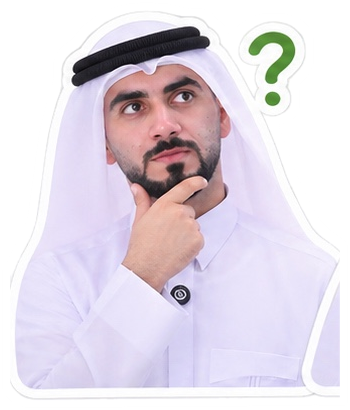
#> input picture aqlam_reel/stickers/M2.png, 350 x 410 px; its folder holds 4 pictures in this run
$ python render.py stickers/M1.png
#> lines starting #> are read from the running program, lines starting #| are printed output that depends on the picture
#!/usr/bin/env python3
"""Render the Aqlam motion reel (1080x1920, 30fps) from the sticker PNGs.

Usage: python3 render.py            -> writes out/aqlam_reel.mp4
       python3 render.py --preview  -> writes a few still frames to out/
"""
import math, os, random, subprocess, sys
from PIL import Image, ImageDraw, ImageFilter, ImageFont

HERE = os.path.dirname(os.path.abspath(__file__))
OUT = os.path.join(HERE, "out")
W, H, FPS = 1080, 1920, 30

GREEN = (62, 142, 47)
GREEN_D = (38, 98, 30)
INK = (28, 40, 26)
BG = (247, 249, 243)

FONT_B = os.path.join(HERE, "fonts", "cairo-arabic-900-normal.woff")
FONT_M = os.path.join(HERE, "fonts", "cairo-arabic-700-normal.woff")

# ---------------------------------------------------------------- timeline
# Each scene: start, end, stickers [(name, cx, bottom, width)], caption lines
# [(text, style)], voice clips [(file, at)], sfx [(file, at)], extra effect.
SCENES = [
    dict(t=(0.00, 3.60), st=[("M2", 540, 1580, 760)],
         cap=[("عندك", "ink"), ("سؤال؟", "pill")], fx="qmarks"),
    dict(t=(3.60, 7.25), st=[("W2", 540, 1580, 760)],
         cap=[("من وين", "ink"), ("أبدأ؟", "pill")], fx="qmarks"),
    dict(t=(7.25, 9.20), st=[("M4", 540, 1580, 760)],
         cap=[("لا تحتار", "pill")], fx="rays"),
    dict(t=(9.20, 12.75), st=[("W3", 540, 1580, 760)],
         cap=[("في أقلام", "pill"), ("نبسّط لك الفكرة", "ink")]),
    dict(t=(12.75, 15.40), st=[("M3", 540, 1580, 760)],
         cap=[("خطوة", "ink"), ("بخطوة", "pill")], fx="steps"),
    dict(t=(15.40, 18.15), st=[("W4", 540, 1580, 760)],
         cap=[("سهلة", "pill"), ("وممتعة", "ink")], fx="rays"),
    dict(t=(18.15, 20.60), st=[("M1", 300, 1470, 620), ("W1", 790, 1490, 620)],
         cap=[("سهلة، صح؟", "pill")], fx="confetti"),
    dict(t=(20.60, 26.50), st=[("M5", 300, 1440, 620), ("W5", 785, 1460, 660)],
         cap=[("تابعوا", "ink"), ("أقلام", "pill")], fx="cta"),
]
VOICE = [("1.mp3", 0.35), ("2.mp3", 3.85), ("3.mp3", 7.45), ("4.mp3", 9.40),
         ("5.mp3", 12.95), ("6.mp3", 15.60), ("7m.mp3", 18.40), ("7w.mp3", 18.45),
         ("8.mp3", 20.85)]
SFX = [("pop.mp3", 0.00, 0.9)] + [("pop.mp3", s["t"][0], 0.9) for s in SCENES[1:]] + [
    ("whoosh.mp3", 3.45, 0.6), ("whoosh.mp3", 12.6, 0.6), ("ding.mp3", 7.3, 0.8),
    ("ding.mp3", 15.45, 0.5), ("confetti.mp3", 18.2, 0.8), ("pop.mp3", 18.45, 0.8),
    ("whoosh.mp3", 20.45, 0.6), ("ding.mp3", 22.0, 0.6)]
DURATION = SCENES[-1]["t"][1]


# ---------------------------------------------------------------- helpers
def ease_out_back(x, s=1.9):
    x = min(max(x, 0.0), 1.0) - 1
    return 1 + (s + 1) * x ** 3 + s * x ** 2


def ease_in(x):
    x = min(max(x, 0.0), 1.0)
    return x * x * x


# [35 lines left out: functions ar_text, caption_line, not called in this run]


def with_shadow(st):
    pad = 40
    a = st.getchannel("A")
    sh = Image.new("RGBA", (st.width + 2 * pad, st.height + 2 * pad), (0, 0, 0, 0))
    blk = Image.new("RGBA", st.size, (20, 40, 20, 70))
    sh.paste(blk, (pad, pad + 16), a)
    sh = sh.filter(ImageFilter.GaussianBlur(14))
    sh.alpha_composite(st, (pad, pad))
    return sh


# [23 lines left out: functions paste_center, _safe_paste, not called in this run]


# ---------------------------------------------------------------- assets
def load_assets():
    st = {}
    for s in SCENES:
        for name, cx, bottom, width in s["st"]:
            key = (name, width)
            if key in st:
                continue
            im = Image.open(os.path.join(HERE, "stickers", name + ".png")).convert("RGBA")
            # trim the last few px (tiny overlap leftovers from the sheet)
            im = im.crop((0, 0, im.width, im.height - 14))
            sc = width / im.width
            im = im.resize((width, int(im.height * sc)), Image.LANCZOS)
            st[key] = with_shadow(im)
    caps = {}
    for i, s in enumerate(SCENES):
        caps[i] = [caption_line(t, sty) for t, sty in s["cap"]]
    return st, caps


# [7 lines left out: function make_background, not called in this run]


BLOBS = [(160, 260, 260, 0.0), (930, 700, 320, 1.7), (120, 1350, 300, 3.1), (980, 1700, 260, 4.2)]


# [17 lines left out: functions draw_blobs, brand_tag, not called in this run]


random.seed(7)
CONFETTI = [dict(x=random.uniform(0, W), y=random.uniform(-400, -20), vx=random.uniform(-120, 120),
                 vy=random.uniform(250, 650), r=random.uniform(0, 360), vr=random.uniform(-400, 400),
                 c=random.choice([GREEN, (250, 196, 0), (255, 255, 255), (90, 180, 70), GREEN_D]),
                 s=random.uniform(14, 26)) for _ in range(140)]


# [139 lines left out: functions draw_fx, cta_button, render_frame, mix_audio, not called in this run]


def main():
    os.makedirs(OUT, exist_ok=True)
    assets = load_assets()
#> in load_assets, im is the input picture: PIL image 350x410 RGBA; mean R, G, B, A 224.9, 216.3, 226.7, 205.2
#> in load_assets, `im = im.crop((0, 0, im.width, im.height - 14))`:
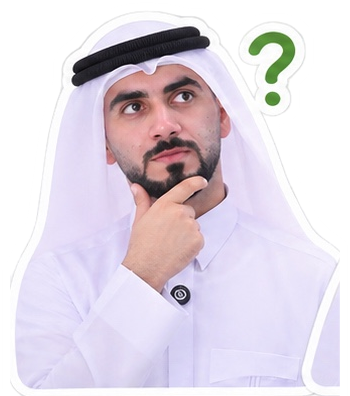
#> im: PIL image 350x396 RGBA; mean R, G, B, A 224, 215.1, 225.8, 206.3; transparent parts drawn white
#> in with_shadow, `a = st.getchannel("A")`:
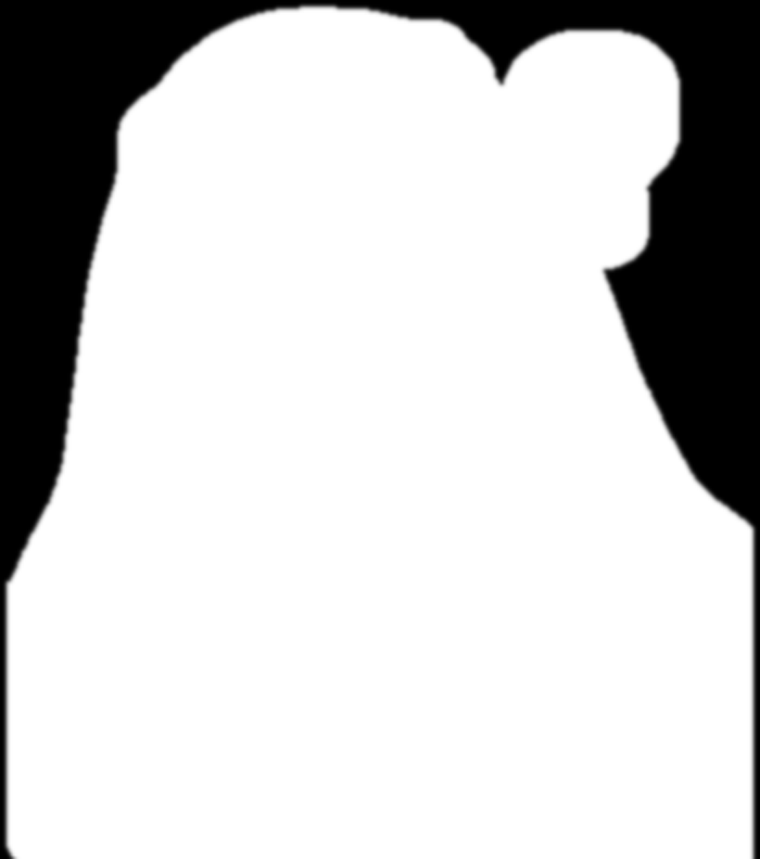
#> a: PIL image 760x859 L; min 0, max 255, mean 206.3
#> in with_shadow, `sh = Image.new("RGBA", (st.width + 2 * pad, st.height + 2 * pad), (0, ..`: sh: PIL image 840x939 RGBA; every value is 0
#> in with_shadow, `blk = Image.new("RGBA", st.size, (20, 40, 20, 70))`:
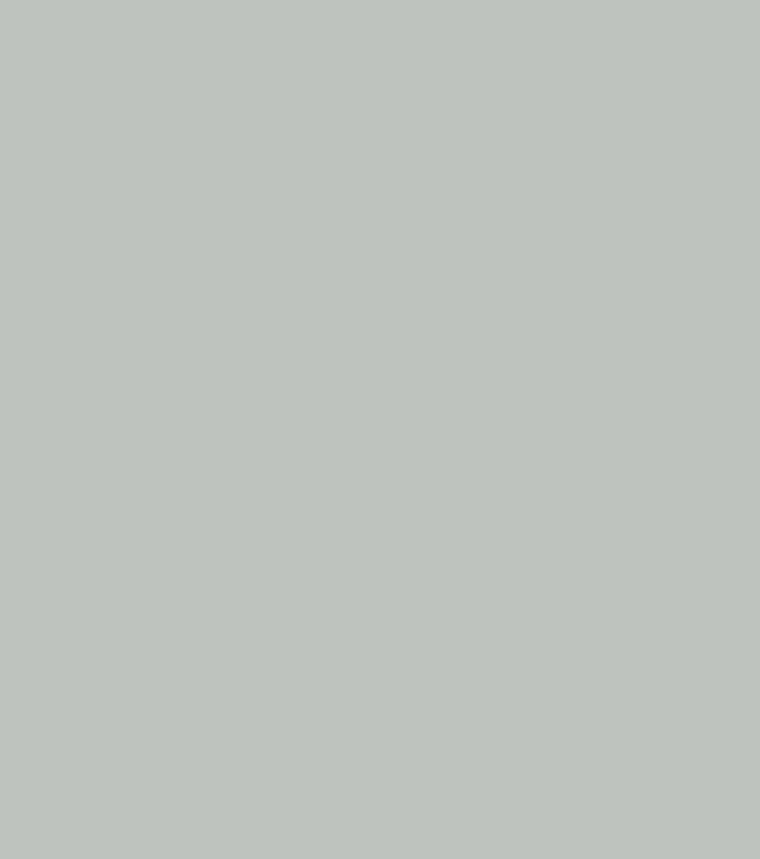
#> blk: PIL image 760x859 RGBA; mean R, G, B, A 20, 40, 20, 70; transparent parts drawn white
#> in with_shadow, `sh.paste(blk, (pad, pad + 16), a)`:
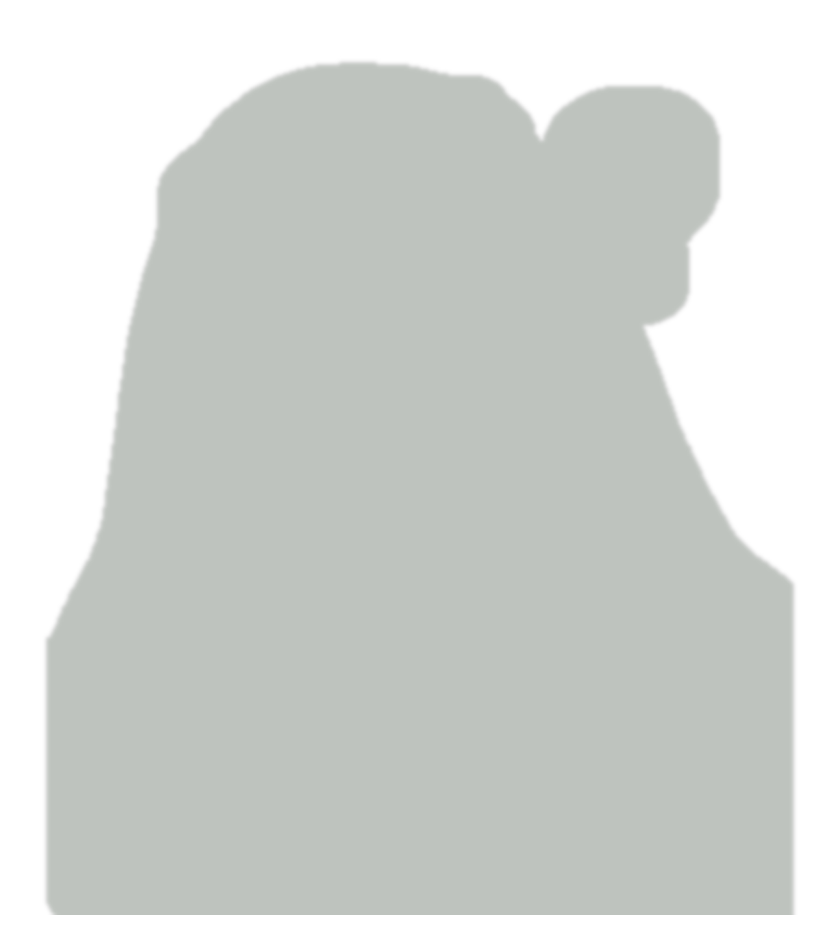
#> sh: PIL image 840x939 RGBA; mean R, G, B, A 13.4, 26.8, 13.4, 46.9; transparent parts drawn white
#> in with_shadow, `sh = sh.filter(ImageFilter.GaussianBlur(14))`:
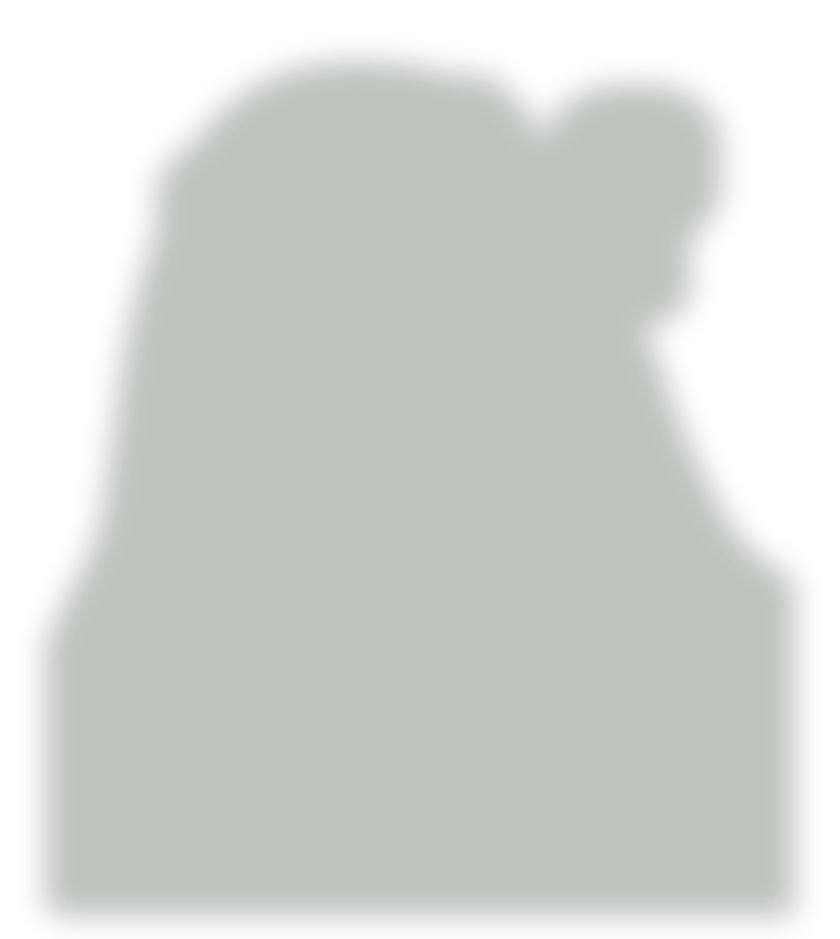
#> sh: PIL image 840x939 RGBA; mean R, G, B, A 13.4, 26.8, 13.4, 46.9; transparent parts drawn white
#> in with_shadow, `sh.alpha_composite(st, (pad, pad))`:
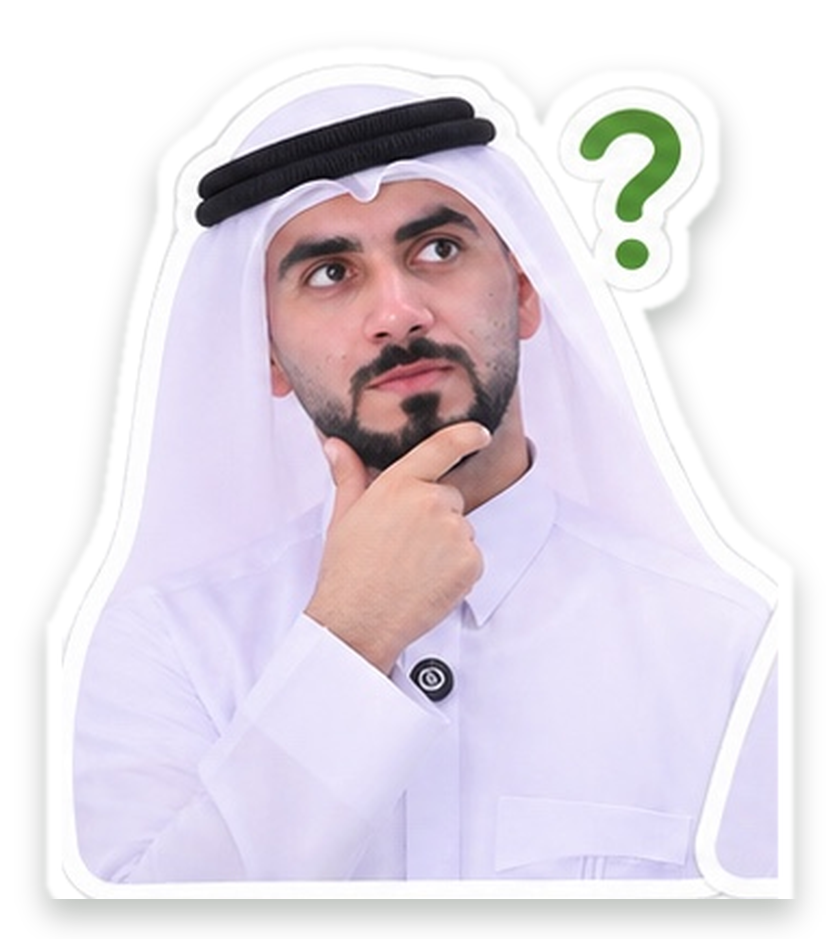
#> sh: PIL image 840x939 RGBA; mean R, G, B, A 147.7, 140.9, 149.2, 172.6; transparent parts drawn white
    bg, tag, btn = make_background(), brand_tag(), cta_button(0)
    if "--preview" in sys.argv:
        for t in [1.5, 5.0, 7.5, 10.5, 14.0, 16.5, 18.7, 19.5, 23.0]:
            render_frame(t, assets, bg, tag, btn).save(os.path.join(OUT, f"preview_{t:05.2f}.jpg"),
                                                       quality=88)
        return
    audio = os.path.join(OUT, "_audio.m4a")
    mix_audio(audio)
    video = os.path.join(OUT, "aqlam_reel.mp4")
    p = subprocess.Popen(["ffmpeg", "-y", "-loglevel", "error", "-f", "rawvideo", "-pix_fmt", "rgb24",
                          "-s", f"{W}x{H}", "-r", str(FPS), "-i", "-", "-i", audio,
                          "-c:v", "libx264", "-preset", "medium", "-crf", "18", "-pix_fmt", "yuv420p",
                          "-c:a", "copy", "-shortest", "-movflags", "+faststart", video],
                         stdin=subprocess.PIPE)
    n = int(DURATION * FPS)
    for i in range(n):
        p.stdin.write(render_frame(i / FPS, assets, bg, tag, btn).tobytes())
    p.stdin.close()
    p.wait()
    os.remove(audio)
    print("wrote", video)


if __name__ == "__main__":
#> (the run stopped early here; a loop or call above may not have finished)
